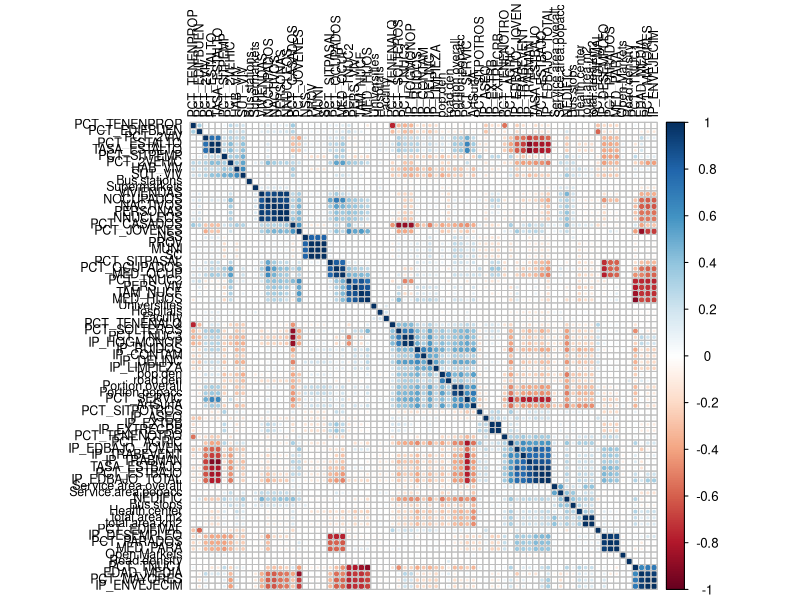
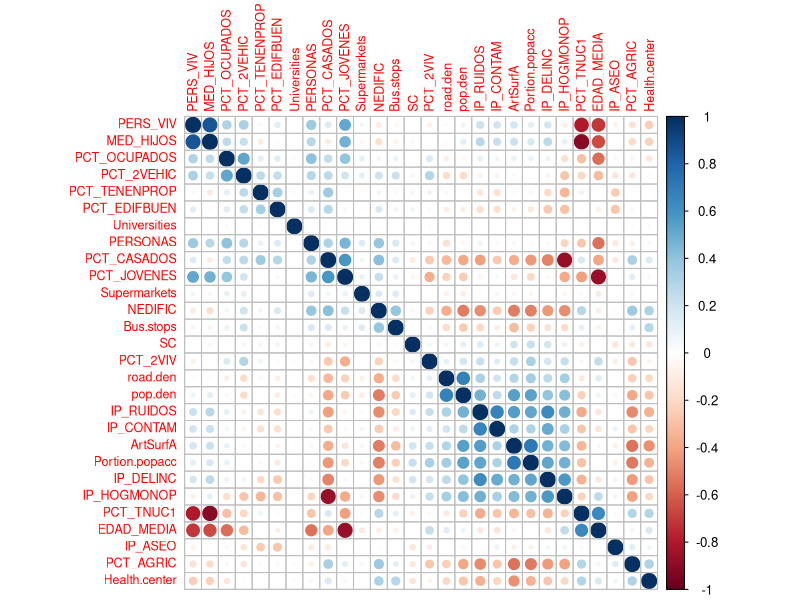
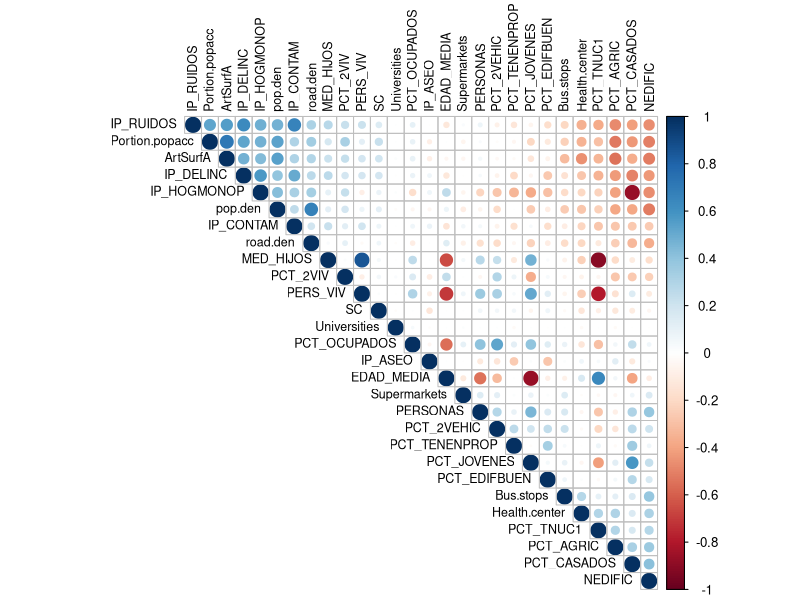
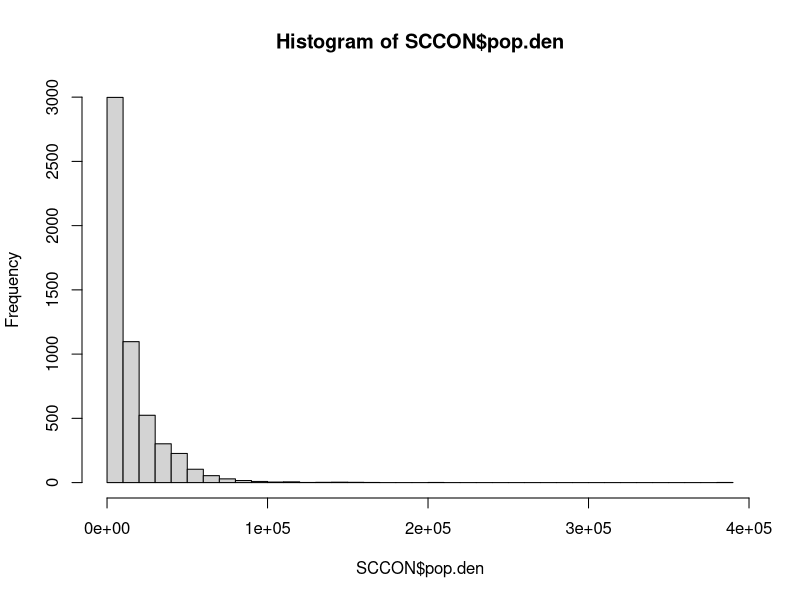
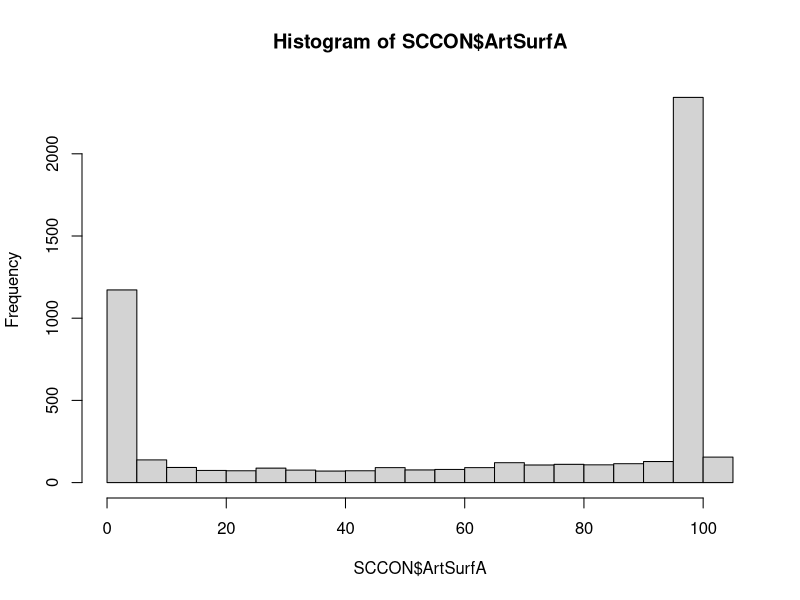
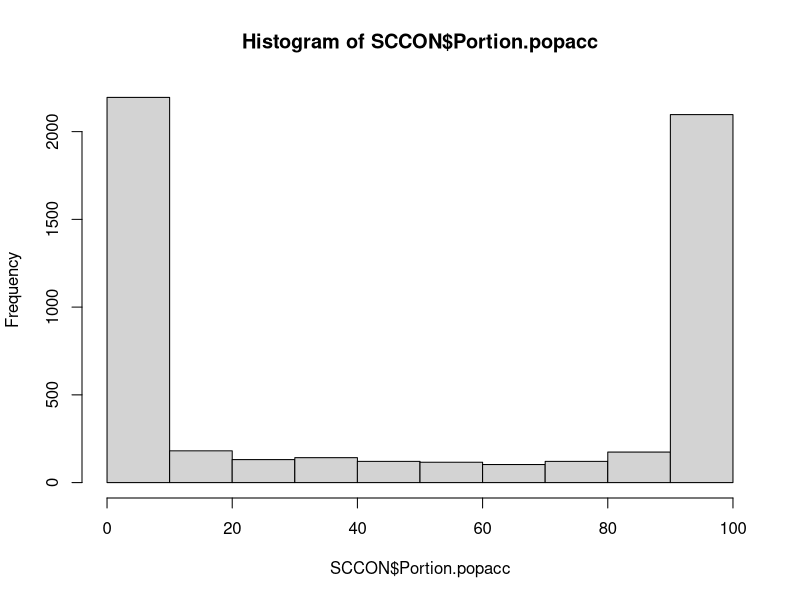
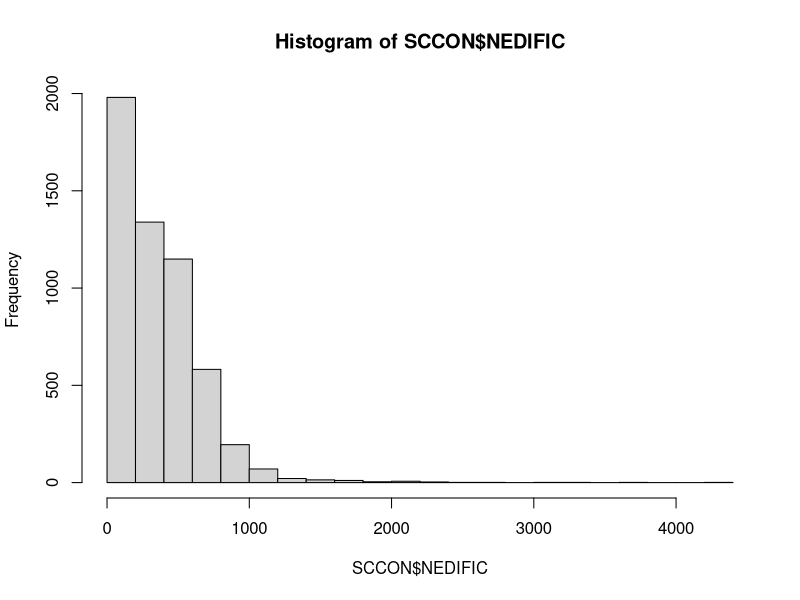
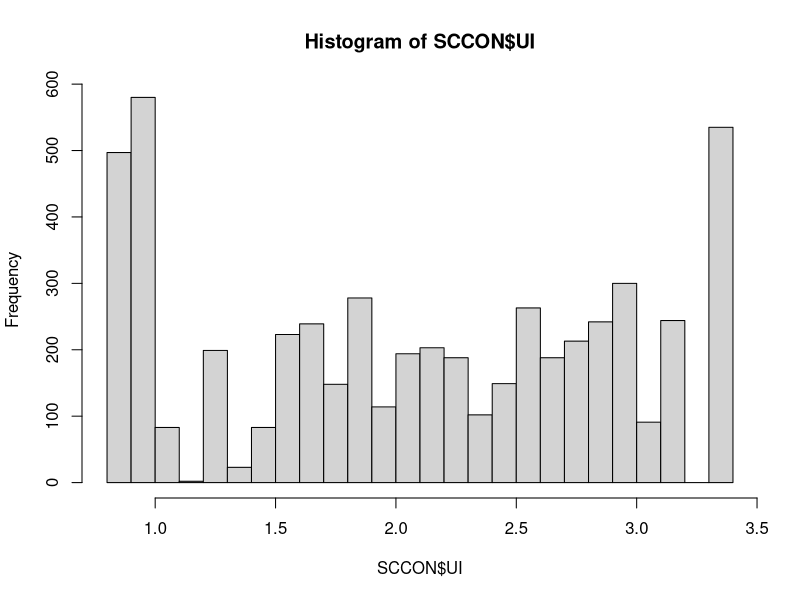

Write R code to recreate these figures, in order.
##### --------------------------------------------------------------------------------------------------- #####
##### A. Creating a data set which combines geographical data with aggregated macrolevel information 
#####    for Census tracts in Andalusia
##### --------------------------------------------------------------------------------------------------- #####
##### B. Generating an urbanicity measure
##### --------------------------------------------------------------------------------------------------- #####

## 0.1 - packages in use
library(corrplot)
library(plyr)
library(dplyr)
library(tidyr)
library(ggplot2)
library("gridExtra")
library(psych)
library(fitdistrplus)

#### 1. Load original data files and combine them by census tract ####

# ------------------------------------ #
# 1. Census Context Information (Rosa)
# ------------------------------------ #

sc2001 <- read.table("data/SC2001_02.txt", header=T, sep = "\t")

# Change the census section - ID (key variable to something easier)
colnames(sc2001)[4] <- "SC"

# ----------------------------- #
# 2. Dariyas landcover data
# ----------------------------- #

sclandc <- read.csv2("data/GeographicalContext2001_recalc2.csv", header = T)

# Change the census section ID (key variable to something easier)
colnames(sclandc)[1] <- "SC"

### This file contains the important variable Artificial surface which will later
### be part of the explanatory set of urbanicity variables
### If the share of artificial surface is 0 this has to be changed to the minimum value

# and the variable name is also not perfect
cbind(names(sclandc)) # it is at the 10th position
colnames(sclandc)[10] <- "ArtSurfA"

 ## Total area needs to be specified to total.area.m2
colnames(sclandc)[12] <- "total.area.m2"

# ----------------------------- #
# 3. Dariyas Service Area data 
# ----------------------------- #

#    = share of total surface in a census tract from where one can reach a hospital within 30 min (tomtom)
scservice <- read.csv2("data/Service Areas.csv", header=T)
colnames(scservice)[1] <- "SC"
 
 ## change some of the long variable names
 colnames(scservice)[3] <- "Service.area.popacc"
 colnames(scservice)[6] <- "Portion.popacc"
 ## Total area to "total.area.km2" -  specifing that the information is in km^2
 colnames(scservice)[4] <- "total.area.km2"

# ---- only 4205 cases with shares of service area (need to be set to zero for the rest of the SCs) - after joining!


#### 2. Combine data sets and generate a data set called SCCON (Section Censal Context information) ####

SCCON <- sc2001 %>% left_join(sclandc,by="SC") %>% left_join(scservice, by="SC")


#### 3. Properties + Data Management for future analysis ####
 
 head(SCCON)
 str(SCCON)    # classes (most integer and numeric)
 
 ## set data for land cover and service area to zero where necessary
 
 # artificial surface - missing values are imputed with the minimum value
   # - to prevent infinite values = or is that too much of an assumption
 
 length(SCCON$ArtSurfA[SCCON$ArtSurfA==0])         ### 402 cases with zeros
 SCCON$ArtSurfA <- ifelse(SCCON$ArtSurfA==0,min(SCCON$ArtSurfA[SCCON$ArtSurfA>0]),SCCON$ArtSurfA)

 # imputing the the missing land coverage values
  # - values are zero but in the read-in process transformed to NAs
 
 SCCON$Service.area.overall <- ifelse(is.na(SCCON$Service.area.overall),0,SCCON$Service.area.overall)
 SCCON$Service.area.popacc <- ifelse(is.na(SCCON$Service.area.popacc),0,SCCON$Service.area.popacc)
 SCCON$Portion.overall <- ifelse(is.na(SCCON$Portion.overall),0,SCCON$Portion.overall)
 SCCON$Portion.popacc <- ifelse(is.na(SCCON$Portion.popacc),0,SCCON$Portion.popacc)
 ## total area in km^2 is missing as well for the cases without service area (conversion 1km^2 = 1000000m^2)
 SCCON$total.area.km2 <- ifelse(is.na(SCCON$total.area.km2),SCCON$total.area.m2/1000000,SCCON$total.area.km2)


#### 4. Save new cobined context data set for later use ####

saveRDS(SCCON,file="010_SCCONTEXT.RData")

 # rm(sc2001,sclandc,scservice)

 
  
##### -------------------------------------------------------------------------------------------------- #####
##### B.) Preparations of a urbanicity measures
##### -------------------------------------------------------------------------------------------------- ##### 
 
#### 1. Create extra context variables - Population Density + Road Density / km^2
 
 SCCON <- SCCON %>% 
          # Population density
          mutate(pop.den = PERSONAS/total.area.km2) %>%
          # Road density
          mutate(road.den = Road.density/total.area.km2)
 
 
 
 
 #### 2. Check Correlations and identify clusters (latent concept = urban-hood)
 ####    Source: http://rpubs.com/melike/corrplot
 
 cor.df <- cor(SCCON)
 
 ## Identify correlations
 corrplot(cor.df, order = "hclust", tl.col='black', tl.cex=.75)  
 
 ### even if a little bit difficult to see - the "natural" variable related to urbanicty is correlated to a set
 ### of variables, including: contamination, delinquency, artificial surface area, road density, single households
 ### These variables quite probable describe an urban environment. However, they also indicate a particular degree
 ### of deprivation. Thus, for an analysis of mortality these variables might have a strong mediating effect.
 ### The question remains how we can measure a latent concept, when the contributing parts might have a strong impact
 ### on the mortality themselves. Idea for now: Use geographic measures to measure urbanicity and control for more
 ### socio-economic indicators in a multi-level setting.
 
 ### Filtering variables to avoid double measurement (i.e. Occupation and Unemployment Rate)
 ### and at the same time increase visualization
 
 SCCON.cor <- SCCON %>% dplyr::select(SC,PERSONAS,PERS_VIV,PCT_OCUPADOS,PCT_CASADOS,PCT_TENENPROP, PCT_2VIV, PCT_2VEHIC, 
                               PCT_EDIFBUEN, PCT_TNUC1, MED_HIJOS, PCT_JOVENES, EDAD_MEDIA, PCT_AGRIC, IP_DELINC,
                               IP_ASEO, IP_RUIDOS, IP_CONTAM, IP_HOGMONOP, NEDIFIC, Bus.stops, Health.center,
                               Universities, Supermarkets, ArtSurfA, road.den, Portion.popacc, pop.den)
 
 cor.sccon <- cor(SCCON.cor)
 corrplot(cor.sccon, order = "hclust", tl.cex = .75)
 corrplot(cor.sccon, type="upper", order = "FPC", tl.col = 'black', tl.cex = .75)
 
 # rm(SCCON.cor)
 
 ### Potential urbanicity index contributers (objective variables with no direct connection to mortality)
 
 # A. Population density
  hist(SCCON$pop.den, breaks = 30)
 summary(SCCON$pop.den)
 ### The histogram and the summary statistics are indicating a skewed distribution and a high number of densily
 ### populated aeas (as expected). Need to test for the extreme cases
 
 # Extremos <- SCCON %>% filter(SCCON$pop.den>=50000) %>% select(PROV, MUNI, PERSONAS, PCT_AGRIC, pop.den, total.area.km2)
 # They tend to be extremely small urban areas in Malaga, Granada and Seville (proof!)
 
 # B. Artificial surface area
  hist(SCCON$ArtSurfA, breaks = 30)
 summary(SCCON$ArtSurfA)          # median 87.52
 # concentration at around 0 and 100 (large rural secciones have mainly natural surface, whereas small urban 
 # census tract have a very high share of artificial surface = speaks for a binary classification (?))
 
 hist(SCCON$Portion.popacc)
 summary(SCCON$Portion.popacc)
 
 # C. Road density
 summary(SCCON$road.den)
 #      Min.  1st Qu.   Median     Mean  3rd Qu.      Max. 
 #      0.00    17.81   188.00   444.40   547.50  25590.00 
 
 # D. Number of buildings - does not to be in relation to the population density
 summary(SCCON$NEDIFIC)
 hist(SCCON$NEDIFIC, breaks = 30)
 # similar distribution like the population density
 
 # But correlation test shows a significant and negative correlation
 cor.test(SCCON$NEDIFIC, SCCON$pop.den, method=c("pearson"))
 
 
 #### 3. Select correlated objective urban space variables
 #### -  population density, artificial surface, road density, prop service area
 #### Generating an indicator for urbanicity
      ### steps: 
      ### a) make variables compareable - percentage share (differentiate in classes - rural, predominantly rural, peri-urban, urban)
      ### b) standardize variables
      ### c) run maximum likelihood factor analysis to obtain the weights for the indicator
      ### d) combine the variables with weights in an indicator
      ### e) test the index

  ### a) pipe line for creating the index parts and the standardized factor
SCCON <- SCCON %>% 
          mutate(POPDEN.I = ntile(pop.den,4)) %>% 
          mutate(ARTSURF.I = ntile(ArtSurfA,4)) %>% 
          mutate(ROADDEN.I = ntile(road.den,4)) %>% 
          mutate(SERAREA.I = ntile(Portion.popacc,4)) %>% 
  ### b) in a second step we standardize the indicators
          mutate(POPDEN.I.SD = POPDEN.I - mean(POPDEN.I) / sd(POPDEN.I)) %>% 
          mutate(ARTSURF.I.SD = ARTSURF.I - mean(ARTSURF.I) / sd(ARTSURF.I)) %>% 
          mutate(ROADDEN.I.SD = ROADDEN.I - mean(ROADDEN.I) / sd(ROADDEN.I)) %>%
          mutate(SERAREA.I.SD = SERAREA.I - mean(SERAREA.I) / sd(SERAREA.I))
  
  ### c) Factoranalysis
  ## find latent factors within the selected indicators

  ## soruce: http://www.statmethods.net/advstats/factor.html

  SCCON.fac <- SCCON %>% dplyr::select(POPDEN.I.SD, ARTSURF.I.SD, ROADDEN.I.SD, SERAREA.I.SD)
  
  ## 2.Identify correlations
  CS <- cor(SCCON.fac)
  
  ## 3. apply explanatory factor analysis
  fit <- factanal(SCCON.fac, 1 , rotation="varimax")
  
  print(fit, digits=2, cutoff=.3, sort=TRUE)
  
  ## Factor explains 71% of the overall variance of the 4 variables
  
  ##               POPDEN.I.SD  ARTSURF.I.SD  ROADDEN.I.SD  SERAREA.I.SD 
  ## Uniquenesses:        0.05          0.33          0.19          0.58 
  ## Loadings:            0.97          0.82          0.90          0.65
  
  
  ### d) Create Urban - Indicator
  
  SCCON <- SCCON %>% mutate(UI = (POPDEN.I*0.97+ARTSURF.I*0.82+ROADDEN.I*0.90+SERAREA.I*0.65)/4)
  
  # and a categorical urbanicity variable - for easier interpretation - by quartiles
  
  SCCON$UI.cat <- 0
  SCCON$UI.cat[SCCON$UI<=1.24] <- 1
  SCCON$UI.cat[SCCON$UI>1.24 & SCCON$UI<=2.12] <- 2
  SCCON$UI.cat[SCCON$UI>2.12 & SCCON$UI<=2.872] <- 3
  SCCON$UI.cat[SCCON$UI>2.872] <- 4
  SCCON$UI.cat <- as.factor(SCCON$UI.cat)
  
  SCCON$UI.cat <- revalue(SCCON$UI.cat, c("1"="Rural","2"="Predom. Rural", "3"="Peri-Urban", "4"="Urban"))
  
  
  
  ### e) test the urban indicator
  summary(SCCON$UI)
  
  #    Min. 1st Qu.  Median    Mean 3rd Qu.    Max. 
  #   0.835   1.240   2.120   2.087   2.872   3.340 
  
  hist(SCCON$UI, breaks = 30)

  ## See how the data is distributed! (source: https://goo.gl/zi7lwv )
  x <- SCCON$UI
  descdist(x, discrete = FALSE) ### as observed earlier, the Index is uniformily distributed
  fit.norm <- fitdist(x, "unif")      ## has a the best fit
  plot(fit.norm)
  
  ### Crohnbachs alpha as reliability coefficient (=91%)
  alpha(CS)
  
  
  ##### --------------------------------------------------------------------------------------------------- #####
  
  ##### save data set with UI indicator and transformed variables
  
  saveRDS(SCCON,"data/015_ContextAndUI.Rdata")
  
